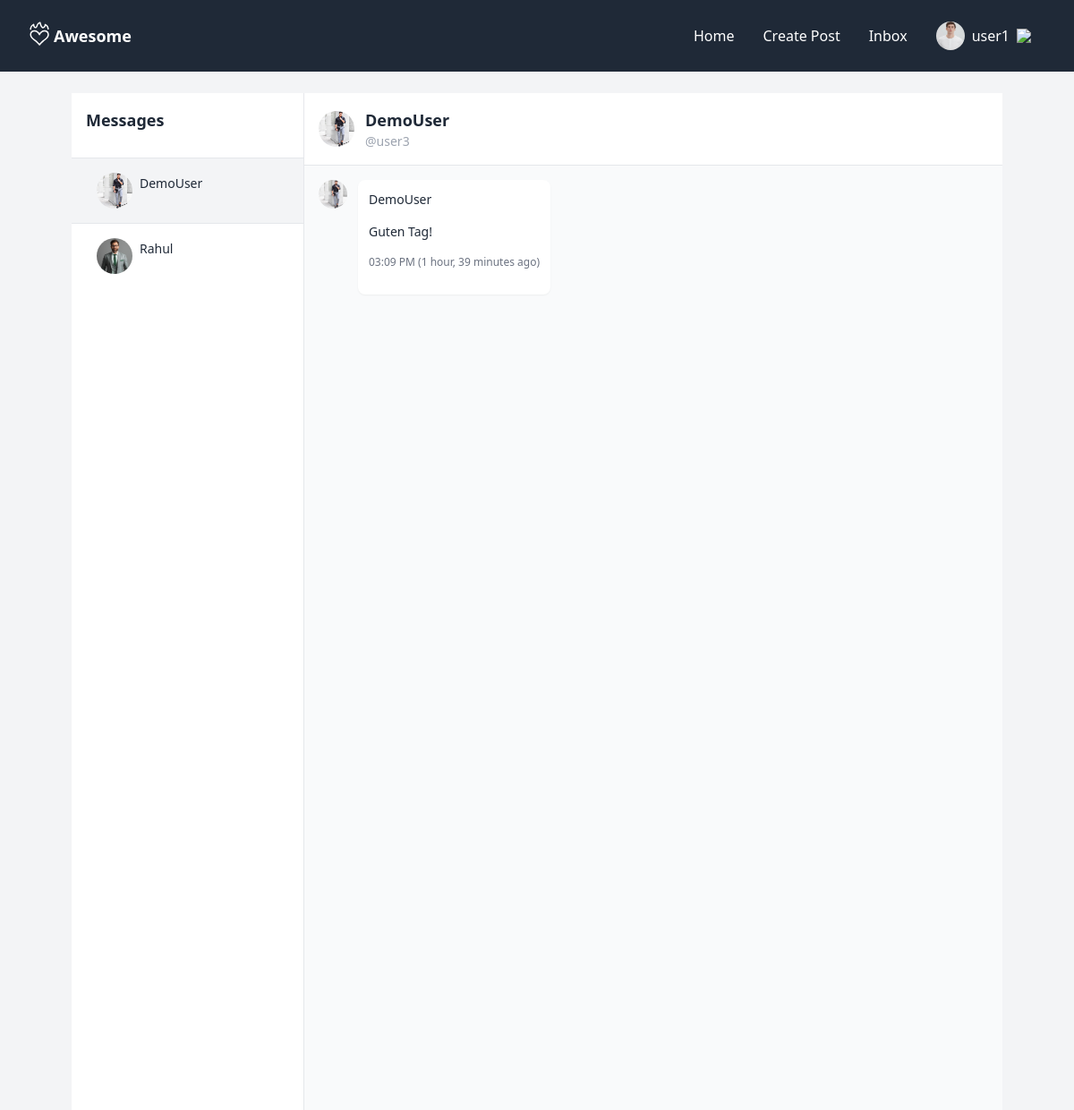
Screenshot of /inbox/c/2ac778a2-057a-4f86-bedd-48aa7f1a1622/ (signed in) with the database file from the repository.
### users/models.py (models this page shows)
class Profile(models.Model):
    user = models.OneToOneField(User,on_delete=models.CASCADE,related_name='profile')
    image = models.ImageField(upload_to='avatars/',null=True,blank=True)
    realname = models.CharField(max_length=100,null=True,blank=True)
    email = models.EmailField(unique=True,null=True)
    location = models.CharField(max_length=100,null=True,blank=True)
    bio = models.TextField(null=True,blank=True)
    created = models.DateTimeField(auto_now_add=True)
    @property
    def name(self):
        if self.realname:
            name= self.realname
        else:
            name= self.user.username
        return name
    @property
    def avatar(self):
        if self.image:
            avatar = self.image.url
        else:
            avatar= static('images/avatar_default.svg')
        return avatar

### inbox/models.py (models this page shows, shortened)
class InboxMessage(models.Model):
    sender = models.ForeignKey(User, on_delete=models.CASCADE,related_name="sent_messages")
    conversation = models.ForeignKey('Conversation', on_delete=models.CASCADE,related_name="messages")
    body = models.TextField()
    created = models.DateTimeField(auto_now_add=True)
    class Meta:
        ordering = ['-created']

### inbox/views.py (the view)
# urls.py: path('',inbox_view,name='inbox'),
@login_required
def inbox_view(request,conversation_id=None):
    my_conversations = Conversation.objects.filter(participants=request.user).order_by('-lastmessage_created')
    if conversation_id:
        conversation = get_object_or_404(Conversation,id=conversation_id)
    else:
        conversation = None
    context ={
        'conversation':conversation,
        'my_conversations':my_conversations
    }
    return render(request,'inbox/inbox.html',context)

### inbox/templates/inbox/inbox.html
{% extends 'layouts/app-2.html' %}
{% block content %}
<div class="flex h-screen bg-gray-100">
    <div class="w-full md:w-1/3 lg:w-1/4 bg-white border-r border-gray-200 overflow-y-auto">
        <div class="p-4 border-b border-gray-200">
            <h2 class="text-lg font-semibold text-gray-800">Messages</h2>
        </div>
     {% include 'inbox/my_conversations.html' %}
    </div>
    <div class="flex-1 flex flex-col">
      {% include 'inbox/conversation.html' %}
    </div>
</div>
{% endblock content %}

### templates/includes/header.html (shortened to what this page needs)
{% load static %}
<header x-data="{ mobilenavOpen: false }" class="md:flex items-center justify-between [&>*]:px-8 bg-gray-800 h-20 text-white sticky top-0 z-40">
    <div class="flex items-center justify-between h-20">
        <logo>
            <a class="flex items-center gap-1" href="/">
                <img class="w-6 -mt-1" src="{% static 'images/fireheart_white.svg' %}"/>
                <span class="text-lg font-bold">Awesome</span>
            </a>
        </logo>
    </div>
    <nav x-show="mobilenavOpen" x-cloak class="md:!block bg-gray-800 h-screen w-screen md:h-auto md:w-auto -mt-20 md:mt-0 absolute md:relative z-[-1]"
    x-transition:enter="duration-300 ease-out"
    x-transition:enter-start="opacity-0 -translate-y-96"
    x-transition:enter-end="opacity-100 translate-y-0">
        <ul class="flex items-center navitems flex-col md:flex-row gap-8 md:gap-0 justify-center h-full -translate-y-10 md:translate-y-0">
            {% if user.is_authenticated %}
            <li><a href="/">Home</a></li>
            <li><a href="{% url 'post-create' %}">Create Post</a></li>
            <li><a href="{% url 'inbox' %}">Inbox</a></li>
            <li x-data="{ dropdownOpen: false }" class="relative">
                <a @click="dropdownOpen = !dropdownOpen" @click.away="dropdownOpen = false" class="cursor-pointer select-none">
                    <img class="h-8 w-8 rounded-full object-cover" src="
                    {% if user.profile.image %}
                        {{ user.profile.image.url }}
                        {% else %}
                        https://encrypted-tbn0.gstatic.com/images?q=tbn:ANd9GcRKaiKiPcLJj7ufrj6M2KaPwyCT4lDSFA5oog&s
                    {% endif %}
                        "/>
                     {{ user.username }}
                    <img x-bind:class="dropdownOpen && 'rotate-180 duration-300'" class="w-4" src="https://img.icons8.com/small/32/777777/expand-arrow.png"/>
                </a>
            </li>
            {% else %}
               <li><a href="{% url 'account_login' %}">Login</a></li>
               <li><a href="{% url 'account_signup' %}">Sign Up</a></li>
            {% endif %}
        </ul>
    </nav>
</header>

### inbox/templates/inbox/my_conversations.html (shortened to what this page needs)
        <div class="divide-y divide-gray-200">
           {% for c in my_conversations %}
             <a href="{% url 'inbox' c.id %}" class="flex {% if conversation == c %}bg-gray-100{% endif %} items-center p-4 hover:bg-gray-100 transition duration-500 ease-in-out transition-colors">
                <div class="ml-3">
                    {% for participant in c.participants.all %}
                        {% if participant != request.user %}
                  <div class="flex gap-2 items-center justify-center">
                      <img class="w-10 h-10 rounded-full flex items-center justify-center " src="{{ participant.profile.avatar }}" alt="">
                        <p class="text-sm font-medium text-gray-800">{{participant.profile.name}}</p>
                  </div>
                        {% endif %}
                    {% endfor %}
                </div>
            </a>
           {% endfor %}
        </div>

### inbox/templates/inbox/conversation.html (shortened to what this page needs)
{% load static %}
{% for participant in conversation.participants.all %}
    {% if participant != request.user %}
        <div class="p-4 bg-white border-b border-gray-200 flex items-center">
            <div>
                <img class="w-10 h-10 rounded-full object-cover"
                     src="{{ participant.profile.avatar }}"
                     alt="{{ participant.profile.name }}"
                     onerror="this.src='{% static 'images/avatar_default.png' %}'">
            </div>
            <h3 class="ml-3 text-lg font-semibold text-gray-800">
                {{ participant.profile.name }}
                <div class="text-sm font-medium text-gray-400">@{{ participant.username }}</div>
            </h3>
        </div>
    {% endif %}
{% endfor %}
<div class="flex-1 p-4 overflow-y-auto bg-gray-50">
    {% for message in conversation.messages.all %}
        <div class="flex mb-4 {% if message.sender == request.user %}justify-end{% else %}justify-start{% endif %}">
            {% if message.sender != request.user %}
                <a href="{% url 'userprofile' message.sender.username %}">
                    <img class="w-8 h-8 rounded-full object-cover"
                         src="{{ message.sender.profile.avatar }}"
                         alt="{{ message.sender.profile.name }}"
                         onerror="this.src='{% static 'images/avatar_default.png' %}'">
                </a>
            {% endif %}
            <div class="{% if message.sender == request.user %}ml-auto bg-blue-500 text-white{% else %}ml-3 bg-white text-gray-800{% endif %} max-w-[80%] rounded-lg p-3 shadow-sm">
                <p class="text-sm font-medium">{{ message.sender.profile.name }}</p>
                <p class="text-sm">{{ message.body }}</p>
                <p class="text-xs {% if message.sender == request.user %}text-blue-100{% else %}text-gray-500{% endif %} mt-1">
                    {{ message.created|date:"h:i A" }} ({{ message.created|timesince }} ago)
                </p>
            </div>
        </div>
    {% empty %}
        <p class="text-lg h-full text-gray-500 flex items-center justify-center text-center p-10 -mt-6">Select a conversation or create a new message.</p>
    {% endfor %}
</div>

### templates/base.html (style rules this page uses)
:root { --primary: rgb(88, 40, 244); --primary-hover: rgb(69, 29, 200); --black: #1f2937; --font1: 'Lobster', sans-serif; }
h2 { @apply text-2xl font-bold mb-3 }
h3 { @apply text-lg font-bold }
.navitems>li>a { @apply flex items-center gap-2 h-12 px-4 hover:bg-gray-700 rounded-lg; }
html, body { margin: 0; min-height: 100%; }
p { margin-bottom: 1rem; }

### rows the page displays
InboxMessage: sender.profile.avatar (picture), sender.profile.name "DemoUser", body "Guten Tag!", created "03:09 PM", created "1 hour, 39 minutes"

### other values shown
{{ user.username }} "user1"
{{ participant.profile.name }} "DemoUser"
{{ participant.profile.name }} "Rahul"
{{ participant.username }} "user3"
